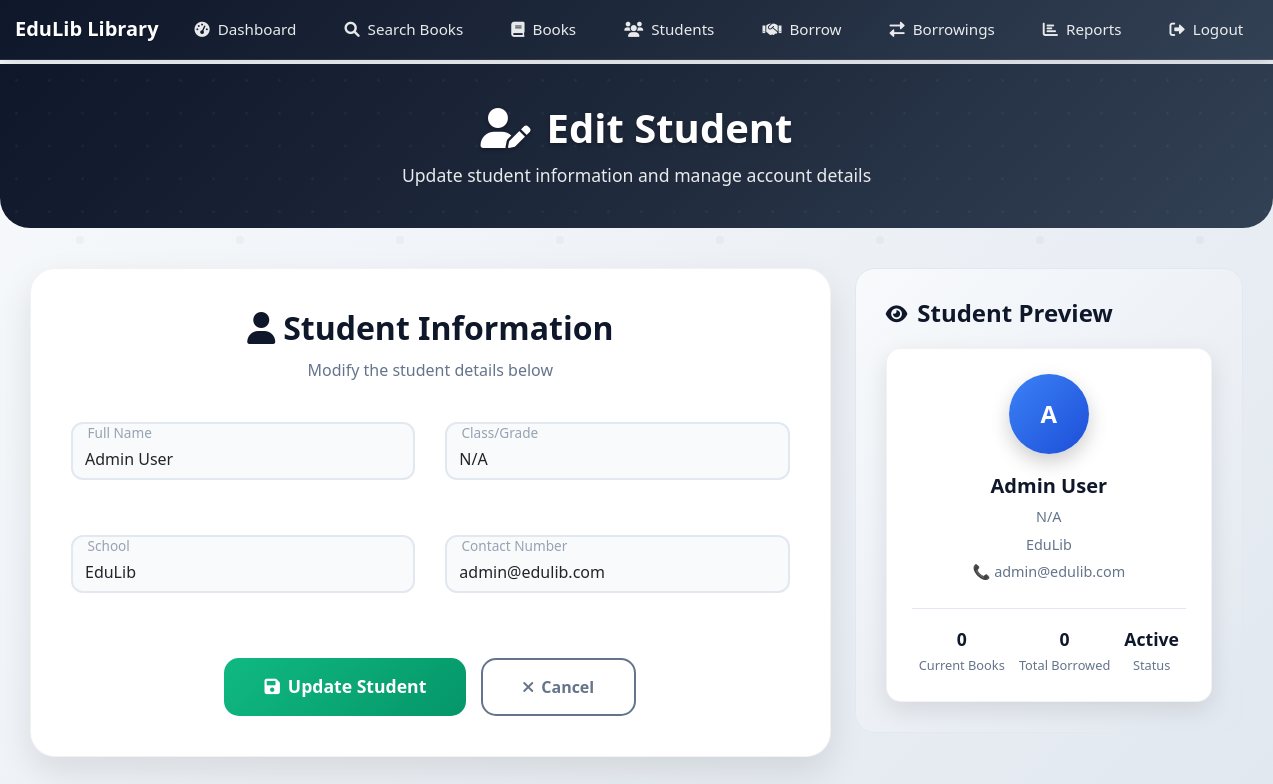
Screenshot of /students/edit/5 (signed in) with the database file from the repository.
### app/models.py (models this page shows, shortened)
class Student(UserMixin, db.Model):
    id = db.Column(db.Integer, primary_key=True)
    email = db.Column(db.String(120), unique=True, nullable=False)
    password_hash = db.Column(db.String(128))
    full_name = db.Column(db.String(100), nullable=False)
    class_name = db.Column(db.String(50), nullable=False)
    school = db.Column(db.String(100), nullable=False)
    contact = db.Column(db.String(100))
    is_admin = db.Column(db.Boolean, default=False)
    borrowings = db.relationship('Borrowing', backref='student', lazy=True)

### app/routes.py (the view)
@bp.route('/students/edit/<int:id>', methods=['GET', 'POST'])
@admin_required
def edit_student(id):
    student = Student.query.get_or_404(id)
    form = StudentForm(obj=student)
    if form.validate_on_submit():
        form.populate_obj(student)
        db.session.commit()
        flash('Student updated successfully!')
        return redirect(url_for('main.students'))
    return render_template('edit_student.html', form=form)

### app/forms.py
class StudentForm(FlaskForm):
    full_name = StringField('Full Name', validators=[DataRequired(), Length(max=100)])
    class_name = StringField('Course', validators=[DataRequired(), Length(max=50)])
    school = StringField('School', validators=[DataRequired(), Length(max=100)])
    contact = StringField('Contact', validators=[Length(max=100)])
    submit = SubmitField('Save Student')

### app/__init__.py (called while the page is built)
@login_manager.user_loader
def load_user(user_id):
    from .models import Student
    return Student.query.get(int(user_id))

### app/routes.py (called while the page is built)
def admin_required(f):
    @wraps(f)
    def decorated_function(*args, **kwargs):
        if not current_user.is_authenticated or not current_user.is_admin:
            flash('Access denied. This is for administrators only.')
            return redirect(url_for('main.dashboard'))
        return f(*args, **kwargs)
    return decorated_function

### app/templates/edit_student.html (shortened to what this page needs)
{% extends "base.html" %}
{% block content %}
<div class="page-header">
    <div class="container">
        <div class="row">
            <div class="col-12 text-center">
                <h1><i class="fas fa-user-edit me-3"></i>Edit Student</h1>
                <p>Update student information and manage account details</p>
            </div>
        </div>
    </div>
</div>
<div class="container">
    <div class="row">
        <div class="col-lg-8">
            <div class="edit-form-section">
                <div class="form-header">
                    <h2><i class="fas fa-user me-2"></i>Student Information</h2>
                    <p>Modify the student details below</p>
                </div>
                <form method="POST" id="editStudentForm">
                    <div class="form-grid">
                        <div class="form-group">
                            <div class="form-floating">
                                {{ form.full_name(class="form-control", placeholder="Full Name") }}
                                <label for="full_name">Full Name</label>
                            </div>
                        </div>
                        <div class="form-group">
                            <div class="form-floating">
                                {{ form.class_name(class="form-control", placeholder="Class/Grade") }}
                                <label for="class_name">Class/Grade</label>
                            </div>
                        </div>
                        <div class="form-group">
                            <div class="form-floating">
                                {{ form.school(class="form-control", placeholder="School Name") }}
                                <label for="school">School</label>
                            </div>
                        </div>
                        <div class="form-group">
                            <div class="form-floating">
                                {{ form.contact(class="form-control", placeholder="Contact Number") }}
                                <label for="contact">Contact Number</label>
                            </div>
                        </div>
                    </div>
                    <div class="form-actions">
                        <button type="submit" class="btn-update-student">
                            <i class="fas fa-save"></i>
                            Update Student
                        </button>
                        <a href="{{ url_for('main.students') }}" class="btn-cancel">
                            <i class="fas fa-times"></i>
                            Cancel
                        </a>
                    </div>
                </form>
            </div>
        </div>
        <div class="col-lg-4">
            <div class="student-preview">
                <div class="preview-header">
                    <i class="fas fa-eye"></i>
                    <h4>Student Preview</h4>
                </div>
                <div class="preview-student">
                    <div class="student-avatar-preview" id="preview-avatar">
                    </div>
                    <div class="student-details-preview">
                        <h5 id="preview-name">{{ form.full_name.data or 'Student Name' }}</h5>
                        <p id="preview-class">{{ form.class_name.data or 'Class/Grade' }}</p>
                        <p id="preview-school">{{ form.school.data or 'School Name' }}</p>
                        <p id="preview-contact">
                        </p>
                    </div>
                    <div class="student-stats">
                        <div class="stat-item">
                            <h6 id="preview-current">0</h6>
                            <span>Current Books</span>
                        </div>
                        <div class="stat-item">
                            <h6 id="preview-total">0</h6>
                            <span>Total Borrowed</span>
                        </div>
                        <div class="stat-item">
                            <h6 id="preview-status">Active</h6>
                            <span>Status</span>
                        </div>
                    </div>
                </div>
            </div>
        </div>
    </div>
</div>
{% endblock %}

### app/templates/base.html (style rules this page uses)
body { font-family: 'Segoe UI', Tahoma, Geneva, Verdana, sans-serif; background: linear-gradient(135deg, #f8fafc 0%, #e2e8f0 100%); min-height: 100vh; position: relative; }
body::before { content: ''; position: fixed; top: 0; left: 0; width: 100%; height: 100%; pointer-events: none; z-index: -1; }
.container { max-width: 100%; padding-left: 15px; padding-right: 15px; }

### app/templates/edit_student.html (style rules this page uses)
.page-header { background: linear-gradient(135deg, #0f172a 0%, #1e293b 50%, #334155 100%); color: white; padding: 40px 0; margin: -20px -15px 40px -15px; border-radius: 0 0 30px 30px; position: relative; overflow: hidden; }
.page-header::before { content: ''; position: absolute; top: 0; left: 0; right: 0; bottom: 0; pointer-events: none; }
.page-header h1 { font-size: 2.5rem; font-weight: 700; margin-bottom: 10px; text-shadow: 0 2px 4px rgba(0,0,0,0.3); }
.page-header p { font-size: 1.1rem; opacity: 0.9; margin-bottom: 0; }
.edit-form-section { background: white; border-radius: 25px; padding: 40px; box-shadow: 0 15px 35px rgba(0,0,0,0.1); border: 1px solid rgba(0,0,0,0.05); margin-bottom: 40px; }
.form-header { text-align: center; margin-bottom: 40px; }
.form-header h2 { color: #0f172a; font-weight: 700; font-size: 2rem; margin-bottom: 10px; }
.form-header p { color: #64748b; font-size: 1rem; }
.form-grid { display: grid; grid-template-columns: 1fr 1fr; gap: 30px; }
.form-group { margin-bottom: 25px; }
.form-floating > label { color: #64748b; font-weight: 500; padding: 8px 16px; }
.form-control, .form-select { border: 2px solid #e2e8f0; border-radius: 12px; padding: 16px 20px; font-size: 1rem; transition: all 0.3s ease; background: #f8fafc; }
.student-preview { background: linear-gradient(135deg, #f8fafc 0%, #e2e8f0 100%); border-radius: 20px; padding: 30px; border: 1px solid #e2e8f0; }
.preview-header { display: flex; align-items: center; margin-bottom: 20px; }
.preview-header i { color: #0f172a; margin-right: 10px; font-size: 1.2rem; }
.preview-header h4 { color: #0f172a; font-weight: 600; margin-bottom: 0; }
.preview-student { background: white; border-radius: 15px; padding: 25px; box-shadow: 0 8px 25px rgba(0,0,0,0.1); border: 1px solid rgba(0,0,0,0.05); }
.student-avatar-preview { width: 80px; height: 80px; border-radius: 50%; background: linear-gradient(135deg, #3b82f6, #1d4ed8); display: flex; align-items: center; justify-content: center; color: white; font-weight: 600; font-size: 1.5rem; margin: 0 auto 20px; box-shadow: 0 8px 20px rgba(0,0,0,0.2); }
.student-details-preview h5 { color: #0f172a; font-weight: 600; margin-bottom: 8px; text-align: center; }
.student-details-preview p { color: #64748b; font-size: 0.9rem; margin-bottom: 6px; text-align: center; }
.student-stats { display: flex; justify-content: space-around; margin-top: 25px; padding-top: 20px; border-top: 1px solid #e2e8f0; }
.stat-item { text-align: center; }
.stat-item h6 { color: #0f172a; font-weight: 600; font-size: 1.1rem; margin-bottom: 2px; }
.stat-item span { color: #64748b; font-size: 0.8rem; }
.form-actions { display: flex; justify-content: center; gap: 15px; margin-top: 40px; flex-wrap: wrap; }
.btn-update-student { background: linear-gradient(135deg, #10b981, #059669); border: none; color: white; padding: 15px 40px; border-radius: 15px; font-weight: 600; font-size: 1.1rem; text-decoration: none; transition: all 0.3s ease; display: inline-flex; align-items: center; gap: 8px; }
.btn-cancel { background: transparent; border: 2px solid #64748b; color: #64748b; padding: 15px 40px; border-radius: 15px; font-weight: 600; text-decoration: none; transition: all 0.3s ease; display: inline-flex; align-items: center; gap: 8px; }

### rows the page displays
Student: full_name "Admin User", class_name "N/A", school "EduLib", contact "admin@edulib.com"
